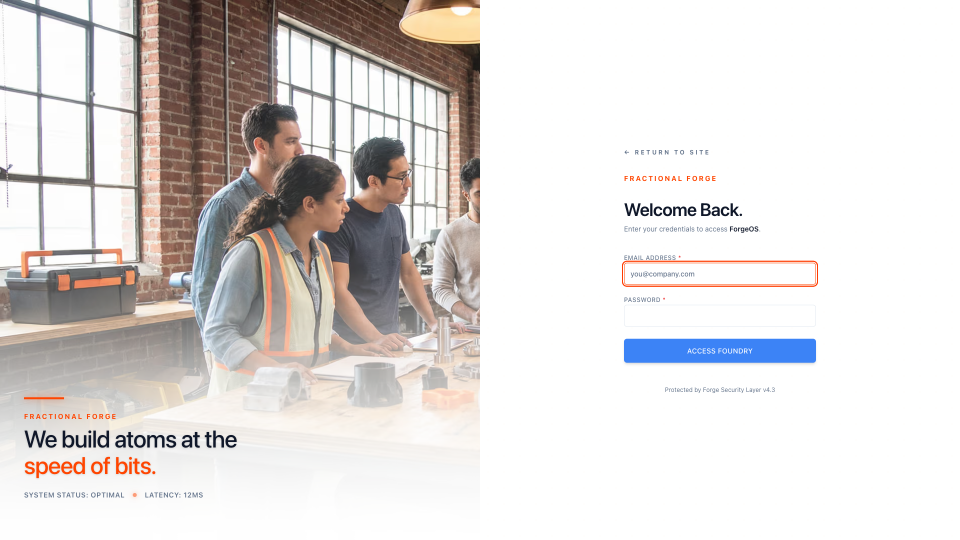
#> input picture cad-lab-images-verification/01-login-form.png, 1920 x 1080 px (shown at 1/2 size)
$ python render_image_quality.py ../../cad-lab-images-verification/01-login-form.png
#> lines starting #> are read from the running program, lines starting #| are printed output that depends on the picture
#!/usr/bin/env python3
"""Deterministic blank/occupancy checks for Excel-bound Blender images."""

from __future__ import annotations

import os
import sys
from dataclasses import dataclass
from pathlib import Path

from PIL import Image, ImageFilter


@dataclass(frozen=True)
class ImageQualityResult:
    passed: bool
    edge_density: float
    width_occupancy: float
    height_occupancy: float
    reasons: tuple[str, ...]
    # WASH-OUT SIGHT (2026-07-23): per-render luminance mean + population contrast-std.
    # A product/hero render that is too BRIGHT and too FLAT (a washed-out ghost-material
    # leak, mean 156/std 43) reads as a defect a human instantly rejects, yet the
    # edge/occupancy floors PASS it (a pale full-frame box has plenty of edges + fills
    # the frame). Defaulted 0.0 for back-compat with old callers.
    lum_mean: float = 0.0
    lum_std: float = 0.0


# [4 lines left out: function _below_floor, not called in this run]


def washed_out(lum_mean: float, lum_std: float,
               mean_ceiling: float = 152.0, std_floor: float = 48.0) -> bool:
    """A product render is WASHED-OUT / low-contrast when it is BOTH too bright
    (lum_mean >= mean_ceiling) AND too flat (lum_std <= std_floor). The AND is
    load-bearing: the legitimately-lighter translucent see-inside render (08,
    149.8/50.5) passes on its std (50.5 > 48) even though its mean 149.8 is over
    the ceiling; the good hero (147.1/50.3) passes on its mean (147.1 < 152). Bad
    heroes sit at mean 156 / std 43 (over on mean, under on std) → both conditions
    hold → washed-out. std <= floor uses the rounding-dust-safe _below_floor idiom
    (round(v,2) <= round(floor,2) ⟺ not _below_floor(v,floor) is False).

    CALIBRATION, MEASURED 2026-07-27 — do not loosen these numbers without repeating it.
    A 13-archetype sweep showed this rule failing 17 of ~20 product renders, which looks
    like a gate asserting the renderer's entire output is defective rather than one
    discriminating good from bad (the >80-90%-of-population smell test). It is not. Over
    the FULL population of 1,195 product renders in out/:

        flagged washed-out : 168  (14.1%)
        mean luminance     : min 40 - median 134 - max 240   (trigger >= 152)
        std  luminance     : min 14 - median 73  - max 103   (trigger <= 48)
        mean >= 152 : 380/1195 (32%)   std <= 48 : 233/1195 (19%)

    The median render sits comfortably inside both thresholds; the AND keeps the flag
    rate at one in seven. The sweep is a BIASED SAMPLE - those 13 archetypes genuinely
    have pale renders. So a wash-out failure means FIX THE LIGHTING/EXPOSURE for that
    product, never move the threshold. (Measured with PIL ImageStat, verified identical
    to the tobytes() maths to 1e-6 on mean and 1e-3 on std.)
    """

    if lum_mean < mean_ceiling:
        return False
    # std <= floor  (i.e. NOT std > floor). Rounding-dust-safe: a std that displays
    # as the floor is treated as AT the floor (fails), matching the 2dp message.
    return not (round(lum_std, 2) > round(std_floor, 2))


# [12 lines left out: function clay_signature, not called in this run]


def evaluate_image(
    path: str | Path,
    min_edge_density: float = 0.002,
    min_width_occupancy: float = 0.35,
    min_height_occupancy: float = 0.45,
    enclosure_volume_m3: float | None = None,
    product_bbox_mm: tuple[float, float] | None = None,
    product_render: bool = True,
) -> ImageQualityResult:
    """Reject blank, tiny or edge-only renders before workbook embedding.

    A COMPACT benchtop/handheld product legitimately has a smooth, low-edge surface (a matte
    polymer box) — a service view of it can sit below the plant-tuned 0.002 edge-density floor
    while still FILLING the frame (high occupancy). The occupancy floors are what actually catch
    a blank/tiny render, so scale ONLY the edge-density floor down by device size. Keyed on the
    enclosure volume, never a product noun. (benchtop_bioreactor service view 0.0016 SIGHT, 2026-07-19)

    ASPECT-AWARE OCCUPANCY (organoid bioreactor 2026-07-22): a wide/landscape product (e.g.
    W=221 mm, H=96 mm) rendered correctly fills the frame on its dominant (width) axis —
    width_occupancy=0.96, height_occupancy=0.41. A HEIGHT-only floor of 0.45 false-fails it.
    Fix: when product_bbox_mm (width_mm, height_mm) shows the product is landscape (width ≥
    height × 1.25), measure the occupancy floor against the DOMINANT dimension
    (max(width_occ, height_occ)) rather than height alone. A genuinely tiny render still fails
    because BOTH dimensions would be low. product_bbox_mm = (bbox_width_mm, bbox_height_mm)
    from parts-manifest bbox_mm (length_mm is x-span, height_mm is z-span).
    """
#> called with min_edge_density = 0.002, min_width_occupancy = 0.35, min_height_occupancy = 0.45, product_render = True
    if enclosure_volume_m3 is not None and enclosure_volume_m3 > 0:
        if enclosure_volume_m3 < 0.02:        # handheld (< 20 L)
            min_edge_density = min(min_edge_density, 0.0010)
        elif enclosure_volume_m3 < 0.2:       # benchtop instrument (< 200 L)
            min_edge_density = min(min_edge_density, 0.0013)

    # Determine if the product is landscape (dominant dimension is width).
    # Threshold 1.25: only clearly wider-than-tall products switch to dominant-axis check.
    _is_landscape = False
    if product_bbox_mm is not None:
        _bbox_w, _bbox_h = product_bbox_mm
        if _bbox_w > 0 and _bbox_h > 0 and _bbox_w >= _bbox_h * 1.25:
            _is_landscape = True

    image = Image.open(path).convert("L")
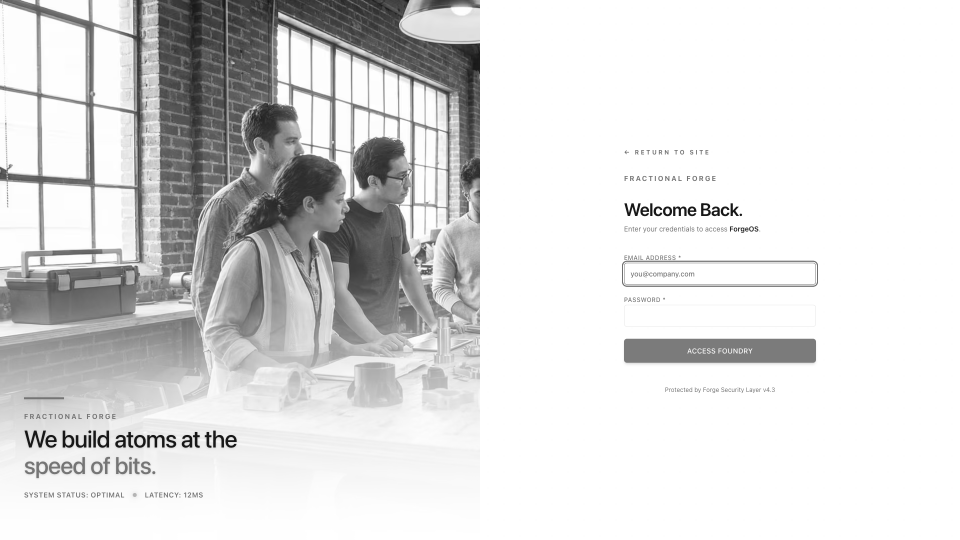
#> image: PIL image 1920x1080 L (shown at 1/2 size); min 17, max 255, mean 218.7
    width, height = image.size
#> width = 1920; height = 1080
    # WASH-OUT SIGHT: luminance mean + POPULATION std over the single grayscale load
    # (getdata() is deprecated → tobytes()). Cheap, deterministic, no second decode.
    _lum_bytes = image.tobytes()
    _n = len(_lum_bytes)
    if _n:
        _lum_mean = sum(_lum_bytes) / _n
        _lum_std = (sum((v - _lum_mean) ** 2 for v in _lum_bytes) / _n) ** 0.5
    else:
        _lum_mean = 0.0
        _lum_std = 0.0
    edges = image.filter(ImageFilter.FIND_EDGES)
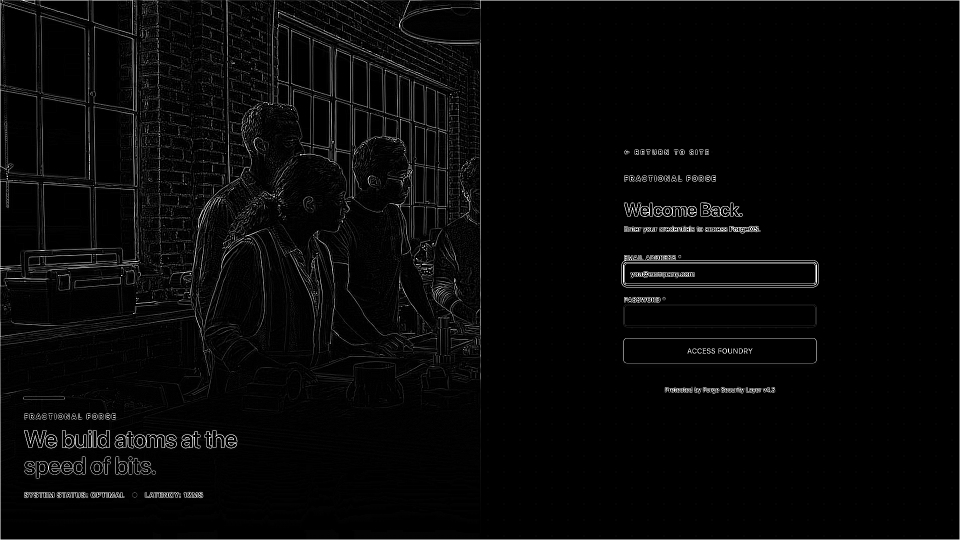
#> edges: PIL image 1920x1080 L (shown at 1/2 size); min 0, max 255, mean 7.4
    pixels = edges.load()
    margin_x = max(2, int(width * 0.02))
#> margin_x = 38
    margin_y = max(2, int(height * 0.02))
#> margin_y = 21
    points = []
    for y in range(margin_y, height - margin_y):
        for x in range(margin_x, width - margin_x):
            if pixels[x, y] >= 20:
                points.append((x, y))

    area = max(1, width * height)
#> area = 2073600
    edge_density = len(points) / area
#> edge_density = 0.0674
    if points:
        xs = [point[0] for point in points]
        ys = [point[1] for point in points]
        width_occupancy = (max(xs) - min(xs) + 1) / width
#> width_occupancy = 0.833
        height_occupancy = (max(ys) - min(ys) + 1) / height
#> height_occupancy = 0.904
    else:
        width_occupancy = 0.0
        height_occupancy = 0.0

    # INTENT (NinjaPCR 2302): height_occupancy 0.445 printed as "0.45 below 0.45"
    # because the message rounded to 2dp while the compare used raw floats.
    # DECISION: gate on the same rounding the message shows — a value that
    # displays as meeting the floor must pass (float dust must not fail a ship).
    # GOTCHA (OpenFlexure 2026-07-18): edge density 0.00196 printed as
    # "0.0020 below 0.0020" with a raw `<` compare — same dust class at 4dp.
    def _below_floor(value: float, floor: float, *, ndigits: int) -> bool:
        return round(value, ndigits) < round(floor, ndigits)

    reasons = []
    if _below_floor(edge_density, min_edge_density, ndigits=4):
        reasons.append(
            f"edge density {edge_density:.4f} below {min_edge_density:.4f}")
    if _below_floor(width_occupancy, min_width_occupancy, ndigits=2):
        reasons.append(
            f"width occupancy {width_occupancy:.2f} below {min_width_occupancy:.2f}")
    if _is_landscape:
        # Landscape product: a correctly-framed wide render fills the dominant (width) axis.
        # Gate on max(width_occ, height_occ) so a well-framed wide product passes while a
        # genuinely tiny render (both dims low) still fails.
        dominant_occupancy = max(width_occupancy, height_occupancy)
        if _below_floor(dominant_occupancy, min_height_occupancy, ndigits=2):
            reasons.append(
                f"dominant occupancy {dominant_occupancy:.2f} below {min_height_occupancy:.2f} "
                f"(landscape product {product_bbox_mm[0]:.0f}×{product_bbox_mm[1]:.0f} mm, "
                f"width_occ={width_occupancy:.2f} height_occ={height_occupancy:.2f})")
    else:
        if _below_floor(height_occupancy, min_height_occupancy, ndigits=2):
            reasons.append(
                f"height occupancy {height_occupancy:.2f} below {min_height_occupancy:.2f}")
    # WASH-OUT / LOW-CONTRAST (2026-07-23): only fires for a PRODUCT/hero/exterior/ghost
    # render — a line drawing / module diagram is legitimately bright + flat and is exempt
    # (caller passes product_render=False). The AND rule (mean>=ceil AND std<=floor) is what
    # saves the translucent see-inside 08 (std 50.5 > 48) and the good hero (mean 147 < 152).
    if product_render and washed_out(_lum_mean, _lum_std):
        reasons.append(
            f"washed-out/low-contrast (mean {_lum_mean:.0f} >= 152, std {_lum_std:.0f} <= 48)")
    return ImageQualityResult(
        passed=not reasons,
        edge_density=edge_density,
        width_occupancy=width_occupancy,
        height_occupancy=height_occupancy,
        reasons=tuple(reasons),
        lum_mean=_lum_mean,
        lum_std=_lum_std,
    )


# Real fixtures re-measured 2026-07-23 (PIL convert('L'), population std). Used as
# proveCatch drivers when present on disk; the pure numeric asserts run unconditionally.
_REPO = os.path.dirname(os.path.dirname(os.path.dirname(os.path.abspath(__file__))))
_BAD_HEROES = (  # (relpath, mean, std, size) — wash-out gate MUST FIRE
    ("out/ghost/00-hero.png", 156.1, 43.2, (3600, 2400)),
    ("out/organoid-bioreactor-20260723-0442/00-hero.png", 156.0, 43.2, (3600, 2400)),
)
_CLAY = ("out/organoid-for-simon/inspect-top.png", 222.7, 23.8, (1600, 1100))  # clay proxy
_GOOD = (  # (relpath, mean, std) — wash-out gate MUST NOT FIRE
    ("out/organoid-for-simon/04-product-exterior.png", 102.5, 62.1),
    ("out/organoid-for-simon/05-product-left.png", 95.7, 59.2),
    ("out/organoid-for-simon/06-product-right.png", 102.2, 60.4),
    ("out/organoid-for-simon/07-product-service.png", 138.2, 60.1),
    ("out/organoid-for-simon/08-product-ghost-shell.png", 149.8, 50.5),  # translucent see-inside
    ("out/organoid-for-simon/00-hero.png", 147.1, 50.3),                  # good hero
)


# [53 lines left out: function _selftest, not called in this run]


if __name__ == "__main__":
    if "--selftest" in sys.argv:
        raise SystemExit(_selftest())
    for _a in sys.argv[1:]:
        if _a.startswith("--"):
            continue
        _res = evaluate_image(_a)
        print(_a, "→ passed" if _res.passed else "→ FAIL",
              f"mean={_res.lum_mean:.1f} std={_res.lum_std:.1f}", _res.reasons)
#| ../../cad-lab-images-verification/01-login-form.png → passed mean=218.7 std=59.3 ()

$ run again, on cad-lab-images-verification/04-hero-section.png
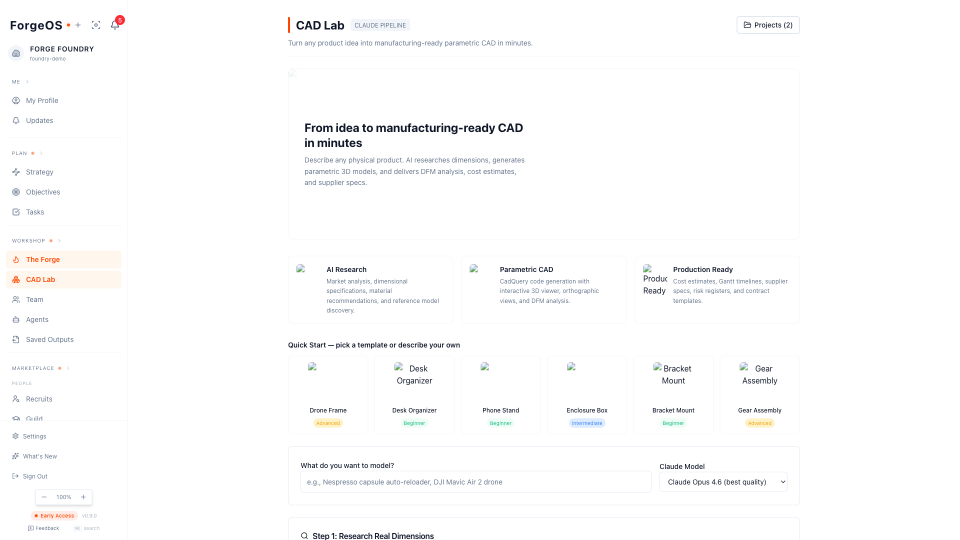
#> input picture cad-lab-images-verification/04-hero-section.png, 1920 x 1080 px (shown at 1/2 size)
#> in evaluate_image, `edges = image.filter(ImageFilter.FIND_EDGES)`:
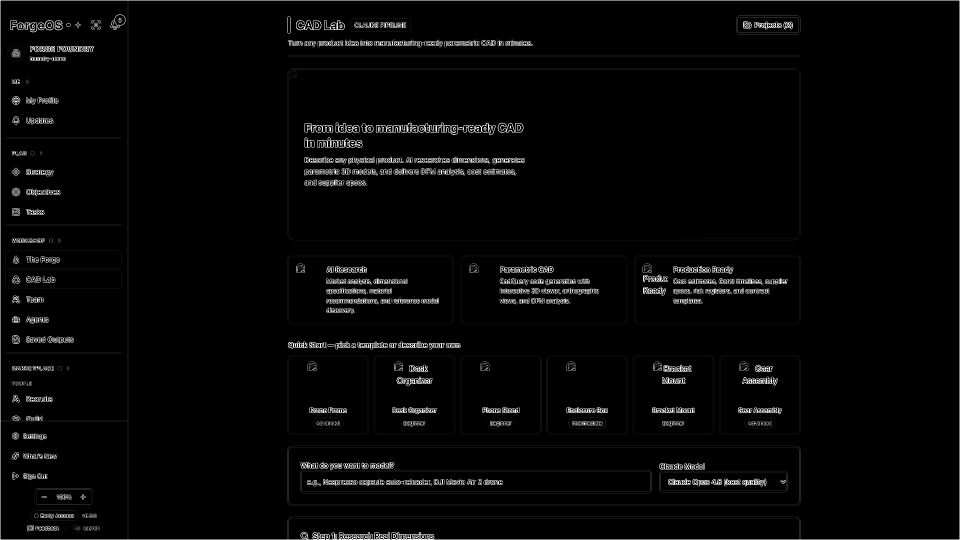
#> edges: PIL image 1920x1080 L (shown at 1/2 size); min 0, max 255, mean 6.5
#| ../../cad-lab-images-verification/04-hero-section.png → FAIL mean=252.1 std=20.1 ('washed-out/low-contrast (mean 252 >= 152, std 20 <= 48)',)

$ run again, on cad-lab-images-verification/05-value-pillars.png
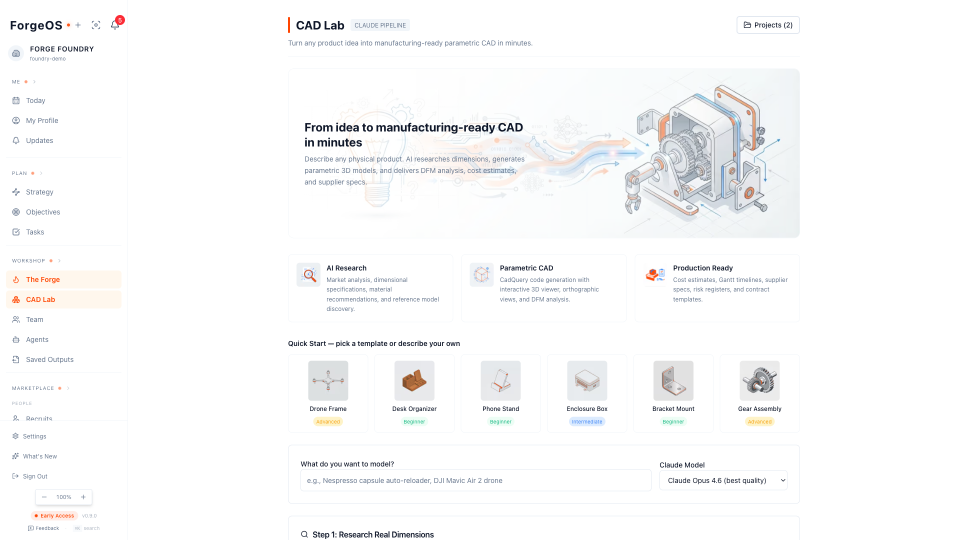
#> input picture cad-lab-images-verification/05-value-pillars.png, 1920 x 1080 px (shown at 1/2 size)
#> in evaluate_image, `edges = image.filter(ImageFilter.FIND_EDGES)`:
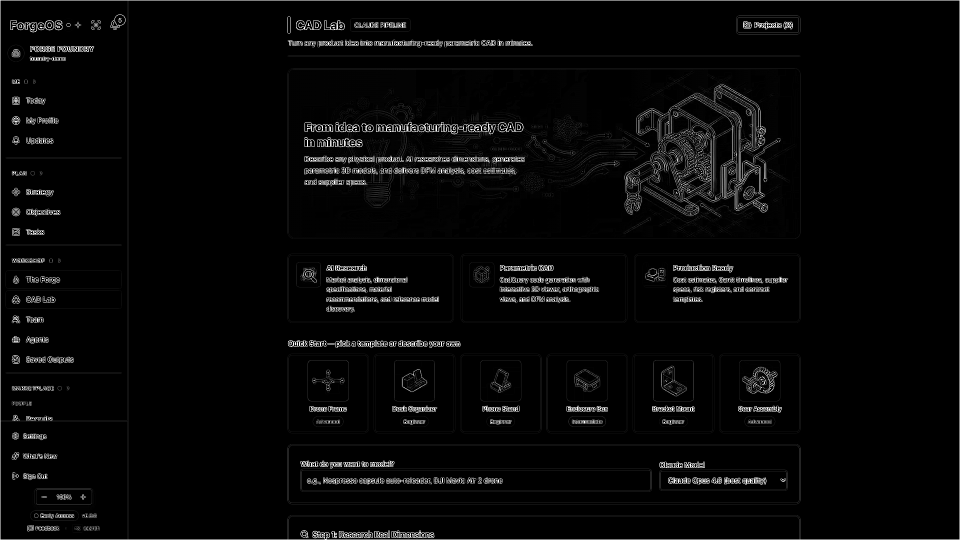
#> edges: PIL image 1920x1080 L (shown at 1/2 size); min 0, max 255, mean 7.8
#| ../../cad-lab-images-verification/05-value-pillars.png → FAIL mean=249.6 std=22.2 ('washed-out/low-contrast (mean 250 >= 152, std 22 <= 48)',)
